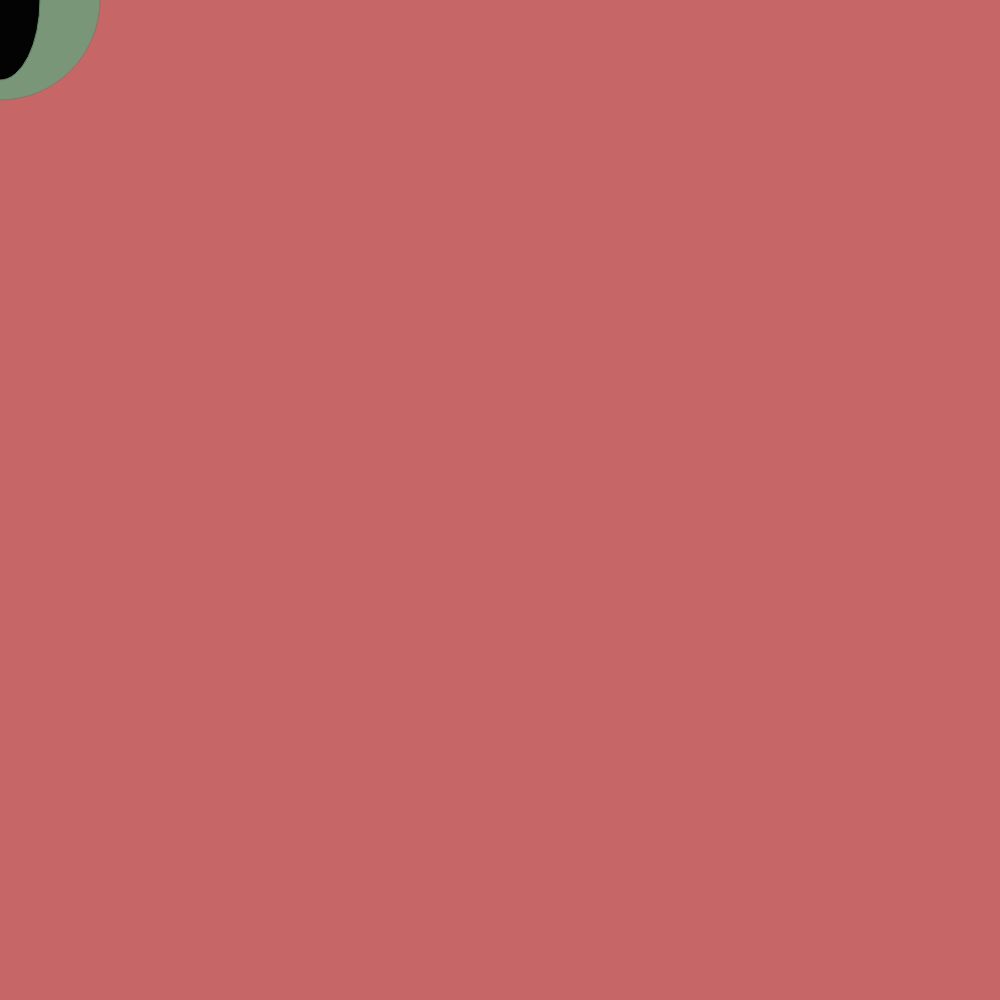
Frame 1 (no input)
Frame 60 (no input): identical to frame 1, image omitted
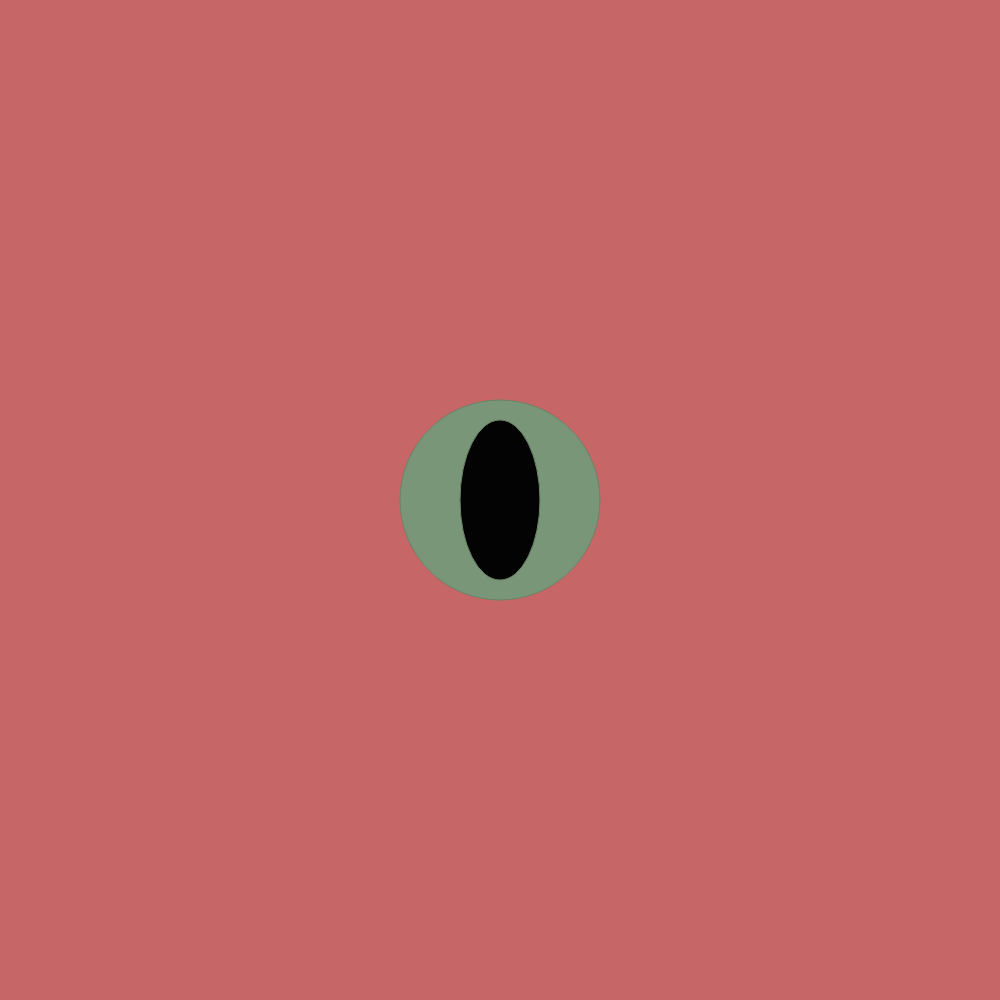
Frame 120 (the mouse pressed at the canvas centre since frame 60)

The p5.js sketch that drew these frames (run headless with seeded random() and noise() and a simulated clock; from frame 60 on, the mouse is pressed at the canvas centre):

// p5.js sketch
// ── sketch.js
function setup() {
    createCanvas(1000, 1000);
    
  }
  
  function draw() {
    background('rgb(199,102,102)')
    fill('rgb(122,150,120)')
    stroke('rgb(105,131,103)')
    circle(mouseX, mouseY, 200)
    
    fill('rgb(3,3,3)')
    
    ellipse(mouseX, mouseY, 80, 160)
  }
